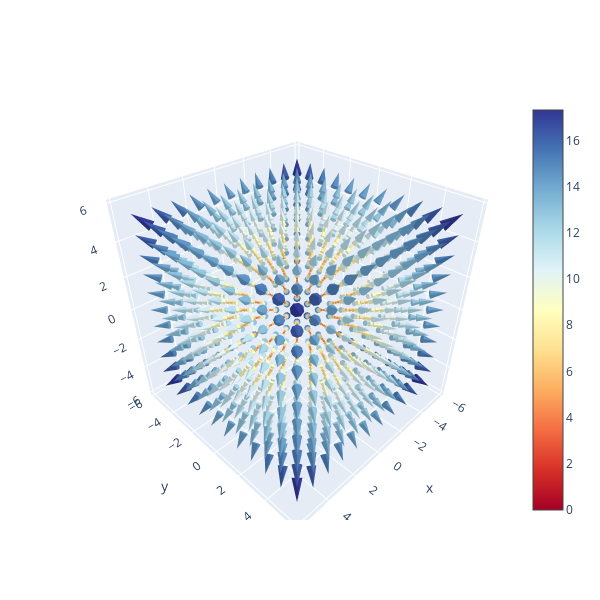

Notebook cell for this chart:
### Code cell
import plotly.graph_objects as go

fig = go.Figure(data = go.Cone(
    x=xxx1.ravel(),
    y=xxx2.ravel(),
    z=xxx3.ravel(),
    u=V[0].ravel(),
    v=V[1].ravel(),
    w=V[2].ravel(),
    colorscale='RdYlBu',
    sizemode="absolute",
    sizeref=18))

fig.update_layout(autosize=False,
                  width=600, height=600)
fig.show()

### Figure 1 — Plotly figure (JSON) as saved in the notebook; plotly's stock layout.template omitted (floating-point values rounded to 4 significant figures; data arrays with more than 128 entries replaced by an {"elided": "..."} marker saying what was removed)
{"data": [{"colorscale": [[0, "rgb(165,0,38)"], [0.1, "rgb(215,48,39)"], [0.2, "rgb(244,109,67)"], [0.3, "rgb(253,174,97)"], [0.4, "rgb(254,224,144)"], [0.5, "rgb(255,255,191)"], [0.6, "rgb(224,243,248)"], [0.7, "rgb(171,217,233)"], [0.8, "rgb(116,173,209)"], [0.9, "rgb(69,117,180)"], [1, "rgb(49,54,149)"]], "sizemode": "absolute", "sizeref": 18, "type": "cone", "u": {"elided": "1331 int values"}, "v": {"elided": "1331 int values"}, "w": {"elided": "1331 int values"}, "x": {"elided": "1331 int values"}, "y": {"elided": "1331 int values"}, "z": {"elided": "1331 int values"}}], "layout": {"autosize": false, "height": 600, "scene": {"aspectmode": "auto", "aspectratio": {"x": 1.0, "y": 1.0, "z": 1.0}}, "width": 600}}
